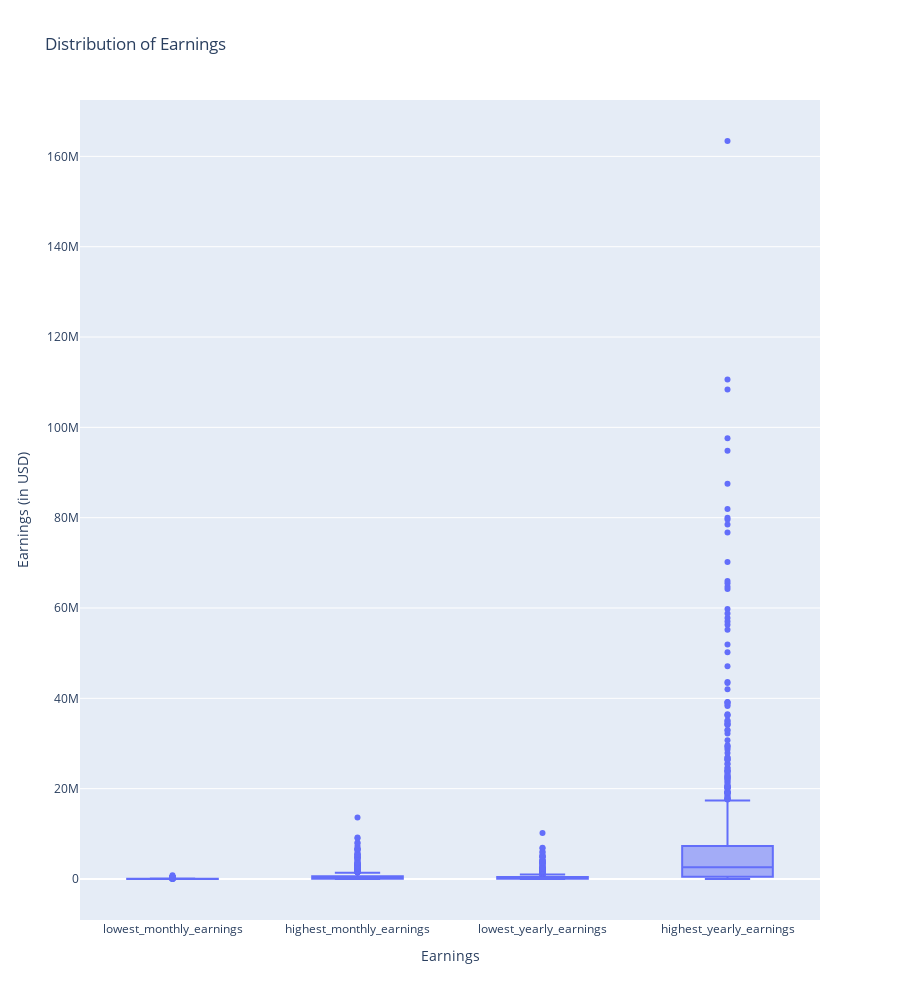

The notebook cell saved with this chart:
### Code cell
earnings_columns = ['lowest_monthly_earnings', 'highest_monthly_earnings', 'lowest_yearly_earnings', 'highest_yearly_earnings']
earnings_df = df2[earnings_columns]
fig5 = px.box(earnings_df, title='Distribution of Earnings',
              labels={'variable': 'Earnings', 'value': 'Earnings (in USD)'})
fig5.update_layout(height=1000)
fig5.show()

### Figure 1 — Plotly figure (JSON) as saved in the notebook; plotly's stock layout.template omitted (floating-point values rounded to 4 significant figures; data arrays with more than 128 entries replaced by an {"elided": "..."} marker saying what was removed)
{"data": [{"alignmentgroup": "True", "hovertemplate": "Earnings=%{x}<br>Earnings (in USD)=%{y}<extra></extra>", "legendgroup": "", "marker": {"color": "#636efa"}, "name": "", "notched": false, "offsetgroup": "", "orientation": "v", "showlegend": false, "type": "box", "x": {"elided": "3980 str values"}, "x0": " ", "xaxis": "x", "y": {"elided": "3980 float values"}, "y0": " ", "yaxis": "y"}], "layout": {"boxmode": "group", "height": 1000, "legend": {"tracegroupgap": 0}, "title": {"text": "Distribution of Earnings"}, "xaxis": {"anchor": "y", "domain": [0, 1], "title": {"text": "Earnings"}}, "yaxis": {"anchor": "x", "domain": [0, 1], "title": {"text": "Earnings (in USD)"}}}}
